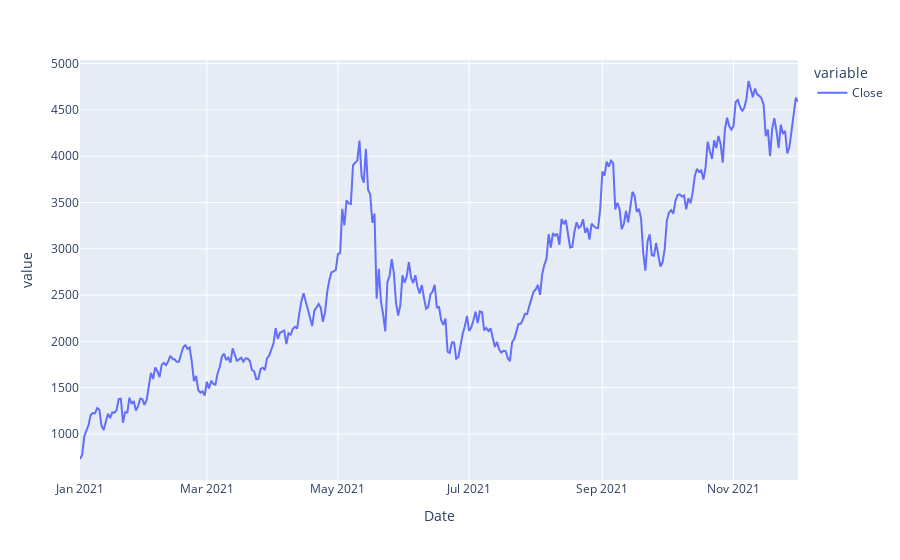

This figure's notebook cell:
### Markdown cell above
Let us set our goal: to predict close price. Plot the close price curve of ETH.

### Code cell
all_df = pd.DataFrame(data['Close'])
px.line(all_df)

### Figure 1 — Plotly figure (JSON) as saved in the notebook; plotly's stock layout.template omitted (floating-point values rounded to 4 significant figures; data arrays with more than 128 entries replaced by an {"elided": "..."} marker saying what was removed)
{"data": [{"hovertemplate": "variable=Close<br>Date=%{x}<br>value=%{y}<extra></extra>", "legendgroup": "Close", "line": {"color": "#636efa", "dash": "solid"}, "marker": {"symbol": "circle"}, "mode": "lines", "name": "Close", "orientation": "v", "showlegend": true, "type": "scatter", "x": {"elided": "335 str values"}, "xaxis": "x", "y": {"elided": "335 float values"}, "yaxis": "y"}], "layout": {"legend": {"title": {"text": "variable"}, "tracegroupgap": 0}, "margin": {"t": 60}, "xaxis": {"anchor": "y", "domain": [0, 1], "title": {"text": "Date"}}, "yaxis": {"anchor": "x", "domain": [0, 1], "title": {"text": "value"}}}}
